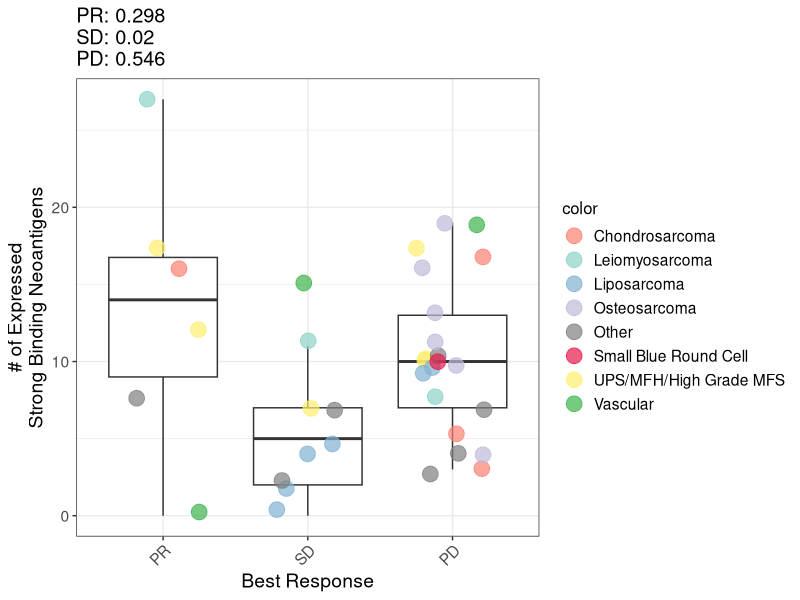
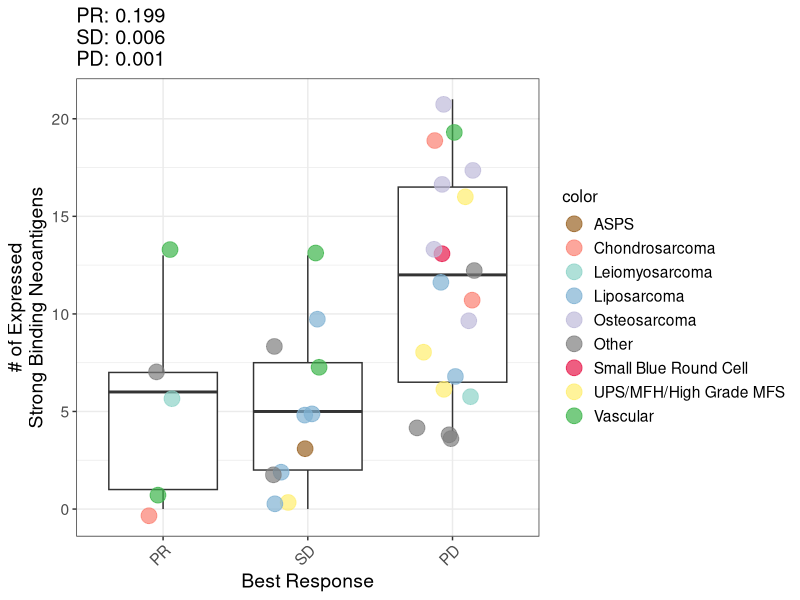
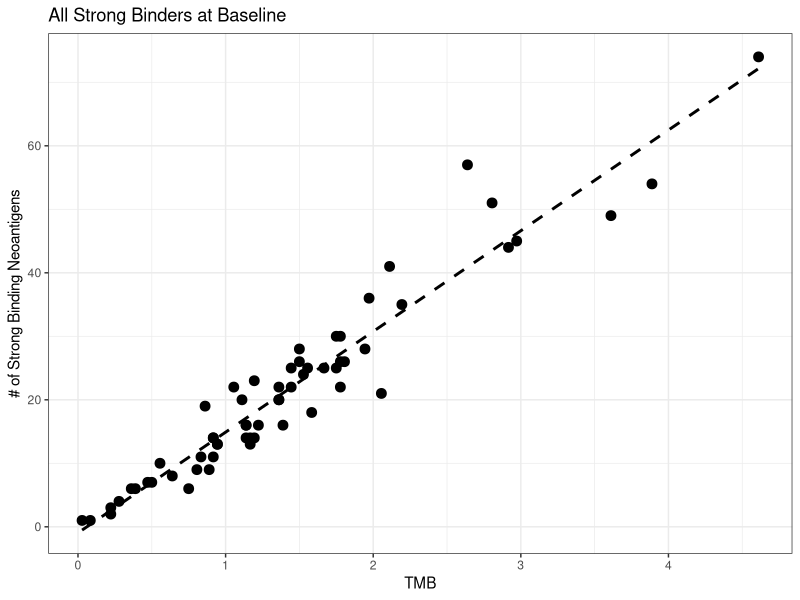
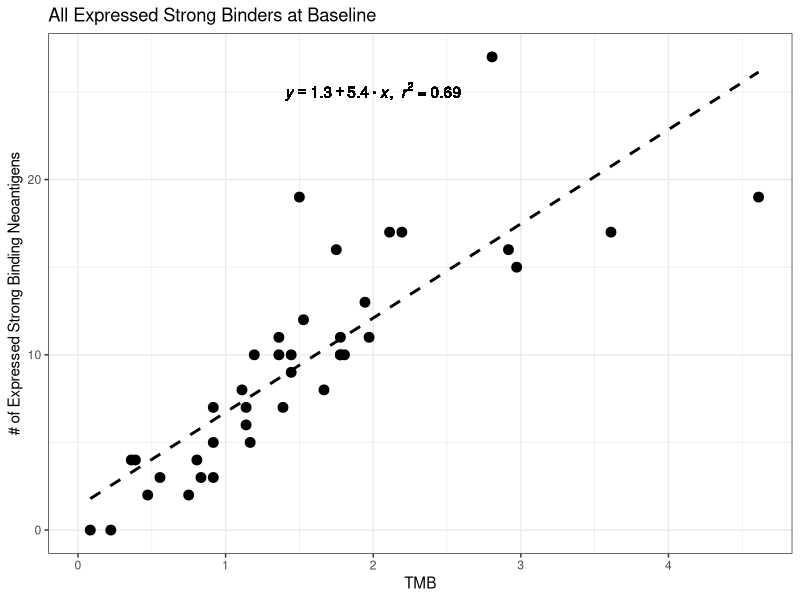
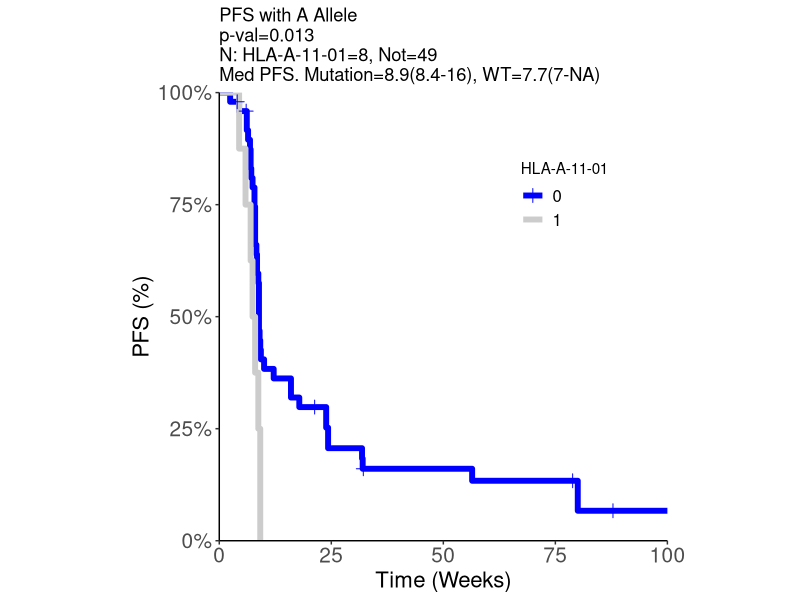
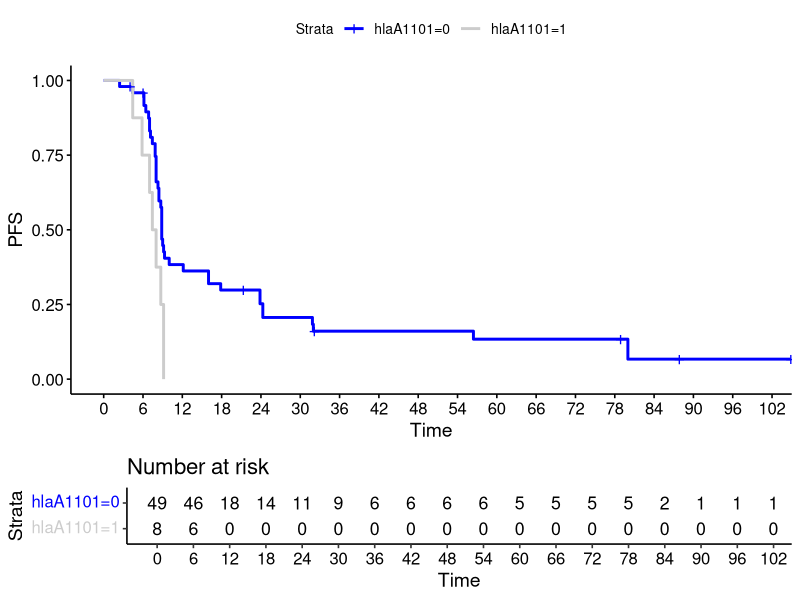
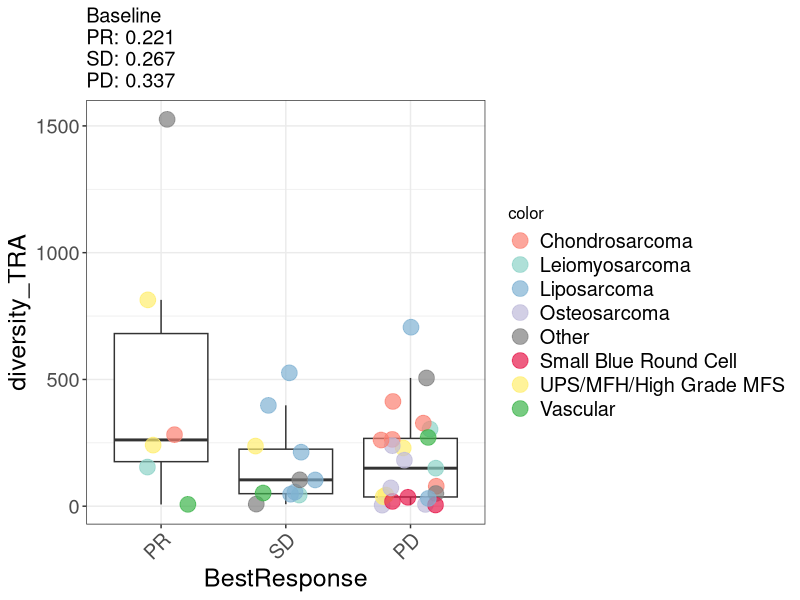
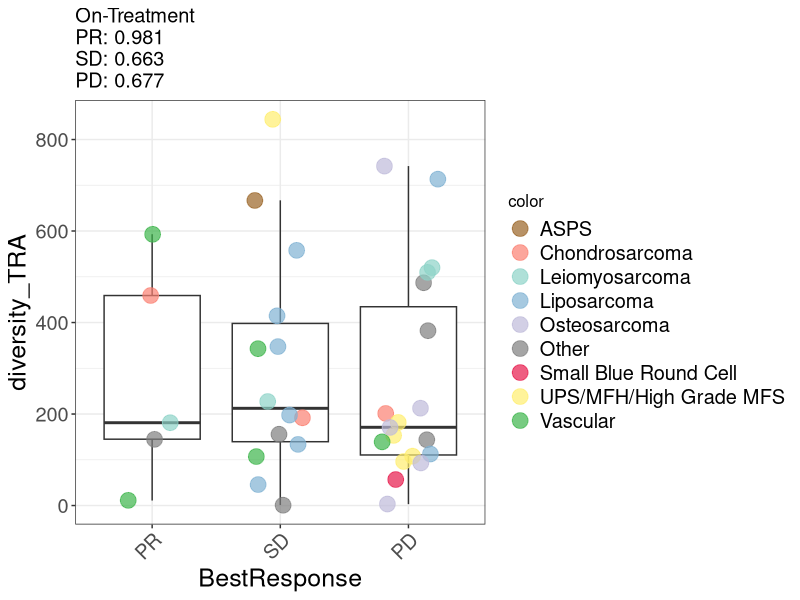

These figures' R source, in order:
library(data.table)
library(ggplot2)
library(ggfortify)
library(survival)
library(survminer)


cols <- c("Leiomyosarcoma"="#8DD3C7",
          "UPS/MFH/High Grade MFS"="#FFED6F",
          "Osteosarcoma"="#BEBADA",
          "Chondrosarcoma"="#FB8072",
          "Liposarcoma"="#80B1D3",
          "Other"="gray50",
          "Small Blue Round Cell"='#e6194b',
          "Vascular"='#3cb44b',
          "ASPS"='#9a6324',
          "PR"="mediumpurple3",
          "SD"="violet",
          "PD"="#D9D9D9",
          "Baseline"="#CCEBC5",
          "On-Treatment"="#FDB462"
)


aux <- fread("data/SampleSourceData.txt",data.table=FALSE)
aux2 <- fread("data/PatientSourceData.txt",data.table=FALSE)


lm_eqn <- function(df){
  colnames(df) <- c("x","y")
  m <- lm(y ~ x, df);
  eq <- substitute(italic(y) == a + b %.% italic(x)*","~~italic(r)^2~"="~r2, 
                   list(a = format(unname(coef(m)[1]), digits = 2),
                        b = format(unname(coef(m)[2]), digits = 2),
                        r2 = format(summary(m)$r.squared, digits = 3)))
  as.character(as.expression(eq));
}




pdf("FigureS6_AB.pdf",width=6,height=5)
temptab2 <- do.call(rbind,lapply(c("Baseline","On-Treatment"),function(time) {
  temp <- aux[aux$SampleTimepoint == time & !(aux$Subject %in% aux2[!is.na(aux2$PDbyNTL),"Subject"]) & !is.na(aux$ExpressedNeoantigens),]
  temptab3 <- do.call(rbind,lapply(c("PR","SD","PD"),function(x) {
    temp$BR <- ifelse(temp$BestResponse==x,1,0)
    t <- t.test(temp$ExpressedNeoantigens[temp$BR==0],temp$ExpressedNeoantigens[temp$BR==1])
    data.frame(Response=x,Timepoint=time,NumTrue=length(temp$ExpressedNeoantigens[temp$BR==1]),NumFalse=length(temp$ExpressedNeoantigens[temp$BR==0]),MeanTrue=t$estimate[2],MeanFalse=t$estimate[1],p=t$p.value,stringsAsFactors = FALSE)
  }))
  temptab3$label <- paste0(temptab3$Response,": ",round(temptab3$p,3))
  title <- paste0(paste(temptab3$label,collapse="\n"))
  colnames(temp) <- gsub("Cohort","color",colnames(temp)) 
  temp$BestResponse <- factor(temp$BestResponse,levels=c("PR","SD","PD"))
  p <- ggplot(temp,aes(x=BestResponse,y=ExpressedNeoantigens)) +
    geom_boxplot(outlier.shape = NA) +
    geom_jitter(width=0.25,size=5,alpha=0.7,aes(color=color)) +
    labs(x="Best Response",y="# of Expressed\nStrong Binding Neoantigens",title=title) +
    theme_bw() +
    scale_color_manual(values=cols,na.value="gray50") +
    theme(text = element_text(size=14),
          title = element_text(size=12),
          axis.title = element_text(size=14),
          axis.text.x = element_text(angle=45,hjust=1))
  print(p)
  temptab3
}))
dev.off()



pdf("FigureS6CD.pdf")
ggplot(aux[aux$SampleTimepoint=="Baseline" & !is.na(aux$Neoantigens),],aes(x=TMB,y=Neoantigens)) +
  geom_point(size=3) +
  theme_bw() +
  labs(title="All Strong Binders at Baseline",y="# of Strong Binding Neoantigens") +
  geom_smooth(method = "lm", se=FALSE, color="black", linetype="dashed",formula = y ~ x) +
  geom_text(x = 2, y = 100, label = lm_eqn(aux[aux$SampleTimepoint=="Baseline" & !is.na(aux$Neoantigens),c("TMB","Neoantigens")]), parse = TRUE)
ggplot(aux[aux$SampleTimepoint=="Baseline" & !is.na(aux$Neoantigens),],aes(x=TMB,y=ExpressedNeoantigens)) +
  geom_point(size=3) +
  theme_bw() +
  labs(title="All Expressed Strong Binders at Baseline",y="# of Expressed Strong Binding Neoantigens") +
  geom_smooth(method = "lm", se=FALSE, color="black", linetype="dashed",formula = y ~ x) +
  geom_text(x = 2, y = 25, label = lm_eqn(aux[aux$SampleTimepoint=="Baseline" & !is.na(aux$Neoantigens),c("TMB","ExpressedNeoantigens")]), parse = TRUE)
dev.off()


pdf("FigureS6_E.pdf")
temp <- aux2
temp$PFS <- temp$PFS.days / 7
temp <- temp[!is.na(temp$hlaA1101),]
fit6 = survfit(formula=Surv(as.numeric(PFS),as.numeric(factor(PFSCensor)))~hlaA1101,data=temp)
sd <- survdiff(Surv(as.numeric(PFS), PFSCensor==1)~hlaA1101,data=temp)
p.val1 <- 1 - pchisq(sd$chisq, length(sd$n) - 1)
plot.data=fortify(fit6,surv.connect=TRUE)
p <- ggplot(plot.data, aes(time, surv,color=strata)) +
  geom_step(size=2) +
  geom_point(data = subset(plot.data, n.censor > 0),size=3,shape=3,aes(color=strata)) +
  scale_y_continuous(labels = scales::percent) +
  scale_color_manual(values=c("blue","gray80")) +
  theme_classic() +
  theme(aspect.ratio = 1) +
  labs(color="HLA-A-11-01",x="Time (Weeks)",y="PFS (%)",title=paste0("PFS with A Allele\np-val=",round(p.val1,3),"\nN: HLA-A-11-01=",length(temp$hlaA1101[temp$hlaA1101=="1"]),", Not=",length(temp$hlaA1101[temp$hlaA1101=="0"]),"\nMed PFS. Mutation=",round(surv_median(fit6)[[2]][1],1),"(",round(surv_median(fit6)[[3]][1],1),"-",round(surv_median(fit6)[[4]][1],1),"), WT=",round(surv_median(fit6)[[2]][2],1),"(",round(surv_median(fit6)[[3]][2],1),"-",round(surv_median(fit6)[[4]][2],1),")")) +
  theme(legend.position=c(.77,.77),
        legend.key=element_blank(),
        legend.background=element_blank(),
        aspect.ratio=1.0,
        legend.text=element_text(size=12),
        axis.text.y=element_text(size=15),
        axis.text.x=element_text(size=15),
        axis.title=element_text(size=16)) +
  coord_cartesian(xlim=c(0,100),expand=FALSE)
q <- ggsurvplot(fit6, data = temp, risk.table = TRUE,palette=c("blue","gray80"),break.x.by=6,xlim=c(0,100),ylab="PFS")
print(p)
print(q)
data.frame(HLA="A",Allele="HLA-A-11-01",NumAll=length(temp$hlaA1101[temp$hlaA1101=="1"]),NumNot=length(temp$hlaA1101[temp$hlaA1101=="0"]),MedOSAll=surv_median(fit6)[[2]][1],UpOSAll=surv_median(fit6)[[3]][1],DownOSAll=surv_median(fit6)[[4]][1], MedOSNot=surv_median(fit6)[[2]][2],UpOSNot=surv_median(fit6)[[3]][2],DownOSNot=surv_median(fit6)[[4]][2],p=p.val1,stringsAsFactors = FALSE)
dev.off()




pdf("FigureS6_FtoM.pdf",width=8,height=8)
temptab <- do.call(rbind,lapply(colnames(aux)[grepl("diversity",colnames(aux))],function(y) {
  temp <- aux[!(aux$Subject %in% aux2[!is.na(aux2$PDbyNTL),"Subject"]),]
  colnames(temp) <- gsub(y,"Test",colnames(temp))
  temptab2 <- do.call(rbind,lapply(c("Baseline","On-Treatment"),function(time) {
    temp <- temp[temp$SampleTimepoint == time & !is.na(temp$Test),]
    temptab3 <- do.call(rbind,lapply(c("PR","SD","PD"),function(x) {
      temp$BR <- ifelse(temp$BestResponse==x,1,0)
      t <- t.test(temp$Test[temp$BR==0],temp$Test[temp$BR==1])
      data.frame(TCR=y,Response=x,Timepoint=time,NumTrue=length(temp$Test[temp$BR==1]),NumFalse=length(temp$Test[temp$BR==0]),MeanTrue=t$estimate[2],MeanFalse=t$estimate[1],p=t$p.value,stringsAsFactors = FALSE)
    }))
    temptab3$label <- paste0(temptab3$Response,": ",round(temptab3$p,3))
    title <- paste0(temptab3$Timepoint,"\n",paste(temptab3$label,collapse="\n"))
    colnames(temp) <- gsub("Cohort","color",colnames(temp)) 
    temp$BestResponse <- factor(temp$BestResponse,levels=c("PR","SD","PD"))
    p <- ggplot(temp,aes(x=BestResponse,y=Test)) +
      geom_boxplot(outlier.shape = NA) +
      geom_jitter(width=0.25,size=5,alpha=0.7,aes(color=color)) +
      labs(x="BestResponse",y=y,title=title) +
      theme_bw() +
      scale_color_manual(values=cols,na.value="gray50") +
      theme(text = element_text(size=18),
            title = element_text(size=12),
            axis.title = element_text(size=18),
            axis.text.x = element_text(angle=45,hjust=1))
    print(p)
    temptab3
  }))
  temptab2
}))
dev.off()
